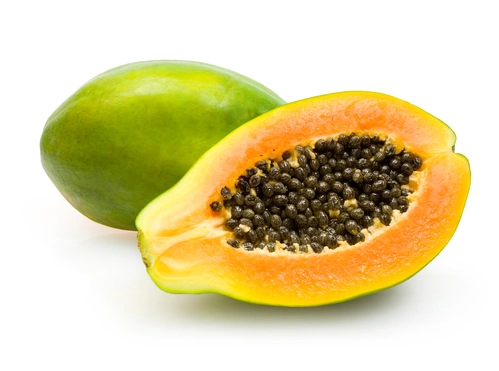
#> input picture lab3/papaya.jpg, 499 x 371 px
$ python 'Câu2.py'
#> lines starting #> are read from the running program, lines starting #| are printed output that depends on the picture
from PIL import Image
import numpy as np

def apply_gradient(image, start_color, end_color):
    """Đổi ảnh thành ảnh dạng gradient từ start_color đến end_color"""
    img = image.convert("L")  # Chuyển sang ảnh xám
    img_np = np.array(img).astype(np.float32) / 255.0

    # Nội suy tuyến tính giữa 2 màu
    gradient = np.zeros((img_np.shape[0], img_np.shape[1], 3), dtype=np.uint8)
    for i in range(3):
        gradient[..., i] = (start_color[i] + (end_color[i] - start_color[i]) * img_np).astype(np.uint8)

    return Image.fromarray(gradient)

# Load ảnh đu đủ và dưa hấu
papaya = Image.open("papaya.jpg").resize((300, 300))
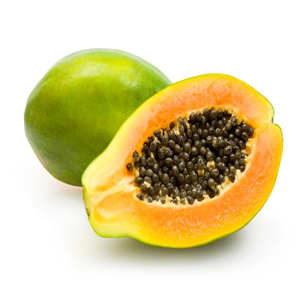
#> papaya: PIL image 300x300 RGB; mean R, G, B 220, 208.7, 162.3
watermelon = Image.open("watermelon.jpg").resize((300, 300))
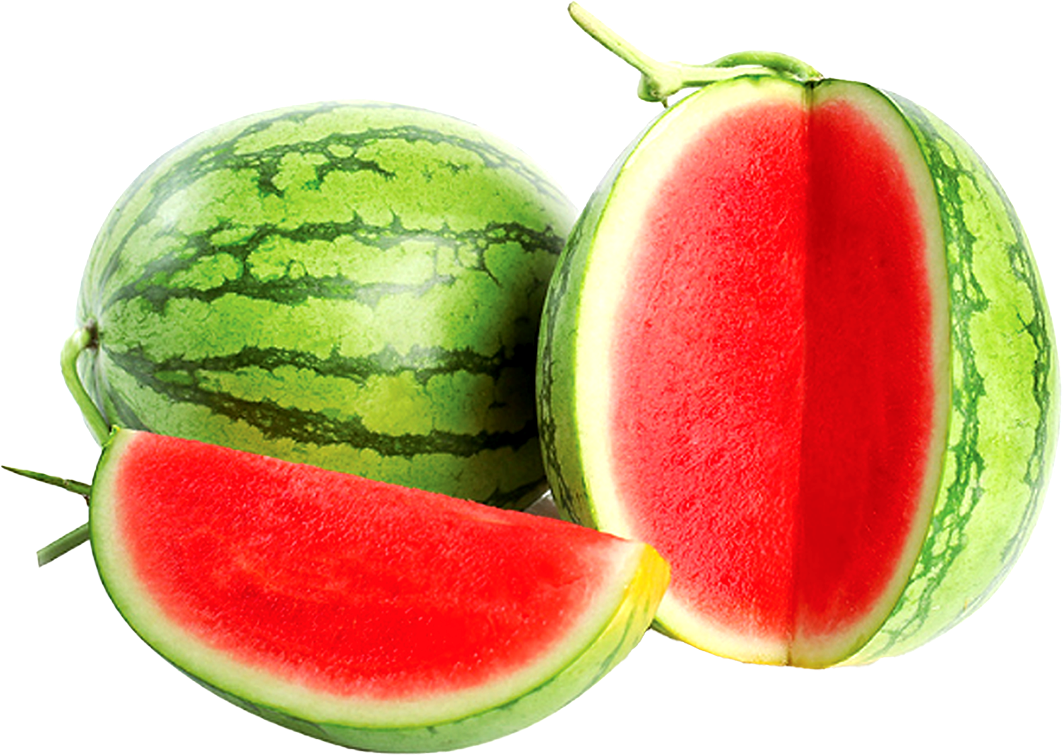
#> input picture lab3/watermelon.jpg, 1063 x 755 px
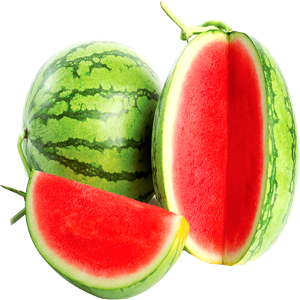
#> watermelon: PIL image 300x300 RGBA; mean R, G, B, A 134.4, 87.5, 52.4, 171.2; transparent parts drawn white

# Đổi màu:
# Đu đủ: Đỏ -> Xanh lá (RGB: (255,0,0) -> (0,255,0))
papaya_gradient = apply_gradient(papaya, (255, 0, 0), (0, 255, 0))
#> after the loop in apply_gradient, `for i in range(3):`:
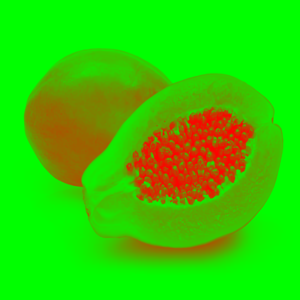
#> gradient: shape (300, 300, 3); mean of channels 0, 1, 2 48.2, 206.8, 0; drawn as R, G, B

# Dưa hấu: Vàng -> Tím (RGB: (255,255,0) -> (128,0,128))
watermelon_gradient = apply_gradient(watermelon, (255, 255, 0), (128, 0, 128))
#> call 2 of apply_gradient, with start_color = (255, 255, 0), end_color = (128, 0, 128)
#> in apply_gradient (call 2), `img = image.convert("L")`:
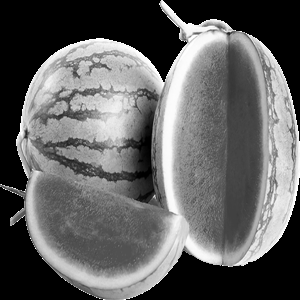
#> img: PIL image 300x300 L; min 0, max 255, mean 97.5
#> after the loop in apply_gradient (call 2), `for i in range(3):`:
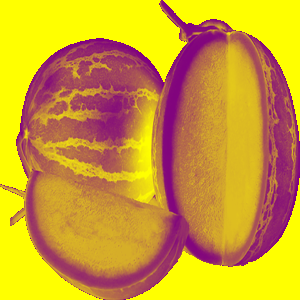
#> gradient: shape (300, 300, 3); mean of channels 0, 1, 2 206.1, 157.5, 48.6; drawn as R, G, B

# Tạo nền trong suốt (alpha = 0)
background = Image.new("RGBA", (700, 400), (0, 0, 0, 0))
#> background: PIL image 700x400 RGBA; every value is 0

# Thêm alpha cho 2 ảnh đã đổi màu
papaya_rgba = papaya_gradient.convert("RGBA")
watermelon_rgba = watermelon_gradient.convert("RGBA")

# Ghép ảnh lên nền trong suốt
background.paste(papaya_rgba, (50, 50), papaya_rgba)
background.paste(watermelon_rgba, (400, 50), watermelon_rgba)
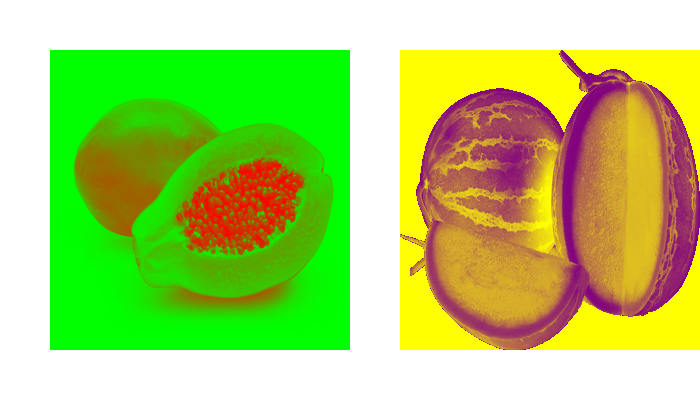
#> background: PIL image 700x400 RGBA; mean R, G, B, A 81.7, 117.1, 15.6, 163.9; transparent parts drawn white

# Lưu kết quả
background.save("fruit_composite.png")
print("Đã lưu ảnh kết quả vào fruit_composite.png")
